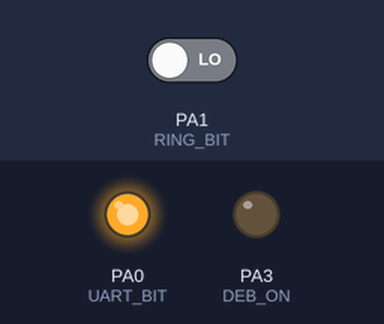
A program run on a simulated ATtiny84, built with avr-gcc and emulated at 8 MHz. Shown: output pins drawn as LEDs (lit = HIGH). Inputs (shaded band) come from the test bench; at power-on: PA1 (RING_BIT) LOW.

Above: at 1.2 s.
1.3 s: PA1 (RING_BIT) driven HIGH
At 2.5 s:
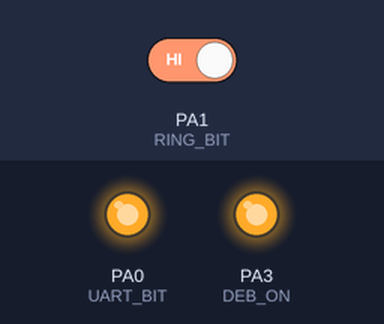
2.8 s: PA1 (RING_BIT) driven LOW
At 3.8 s:
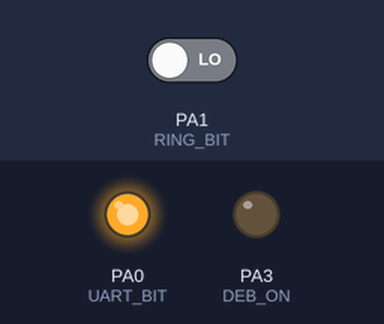
Timing chart, 0 to 5.8 s (numbered marks = the images above; inputs shaded):
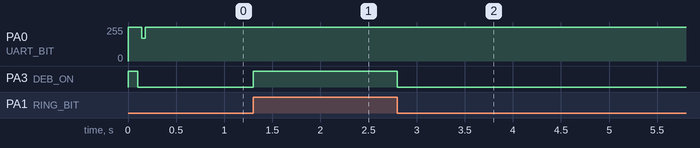

The program:

main.c
```c
#include <avr/interrupt.h>
#include <avr/io.h>
#include <avr/sleep.h>
#include <avr/pgmspace.h>
#include <avr/wdt.h>
#include <util/atomic.h>

#include <stdarg.h>
#include <stdio.h>
#include <string.h>

#ifndef F_CPU
#define F_CPU 8000000
#endif

#include <util/delay.h>
#include "timer.h"

#define byte uint8_t

#define delayMicroseconds _delay_us
#define delay _delay_ms

#if defined (__AVR_ATtiny85__)
#define _PORT     PORTB
#define _DDR      DDRB
#define _PIN      PINB
#define RING_BIT _BV(PB1)
#define DATA_BIT _BV(PB2)
#define DATA_SHIFT_TO_D7 5
#define DEB_BIT  _BV(PB0)
#define UART_BIT _BV(PB4)
#endif

#if defined(__AVR_ATtiny84__)
#define _PORT     PORTA
#define _DDR      DDRA
#define _PIN      PINA
#define RING_BIT _BV(PA1)
#define DATA_BIT _BV(PA2)
#define DATA_SHIFT_TO_D7 5
#define DEB_BIT  _BV(PB3)
#define UART_BIT _BV(PB0)
#endif

#define DEB_OFF (~DEB_BIT)
#define DEB_ON  (DEB_BIT)

static FILE uart_stdout;

void wdt_init(void) __attribute__((naked)) __attribute__((section(".init3")));

void wdt_init () {
     MCUSR = 0;
     wdt_disable();
}

void resetNearSecondsOverflow() {
      uint16_t s = get_seconds_counter();
      if (s >= 990) {
#ifdef DEBUG
	   printf_P(PSTR("Resetting before overflow\n"));
#endif
	   wdt_enable(WDTO_1S);
	   while (1);
      }
}

/* Bit bang uart out for debugging */
void send_uart(byte v) {
     byte i = 0x80;
     _PORT &= ~UART_BIT;
     _delay_us(104); /* 104 us for 9600 baud */
     while (i) {
	  if (v & 1)
	       _PORT |= UART_BIT;
	  else
	       _PORT &= ~UART_BIT;
	  _delay_us(104);
	  i>>=1;
	  v>>=1;
     }
     _PORT |= UART_BIT;
     _delay_us(104);
}

static int uart_putchar(char c, FILE *f) {
     if (c == '\n')
	  uart_putchar('\r', f);
     send_uart(c);
     return 0;
}

void start_uart() {
     fdev_setup_stream(&uart_stdout, uart_putchar, NULL, _FDEV_SETUP_WRITE);
     stdout = &uart_stdout;
}

void dump_hex(const char *msg, unsigned char *buf, int len) {
  int i;
  printf_P(PSTR("%s"), msg);
  for (i = 0; i<len; i++) {
    if ((i % 16) == 0) {
      printf_P(PSTR("\n%03x: "), i);
    }
    printf_P(PSTR(" %02x"), buf[i]);
  }
  printf_P(PSTR("\n"));
}

void setup ()
{
     setup_counter();

     _DDR = (_DDR & 0x00) | DEB_BIT | UART_BIT;
     _PORT &= DEB_OFF;
     _PORT |= UART_BIT;

     start_uart();
}

struct t_cnd_msg {
  byte tag;
  byte len;

  byte month;
  byte day;
  byte hour;
  byte minute;

  char number[16];

  byte cksum;
} cnd_msg;

int parse_cnd_msg(byte *buf, byte len, struct t_cnd_msg *msg) {
  byte *bp = buf;

  if (*bp != 0x4)
    goto Error;

  msg->tag = *bp;
  bp ++;

  msg->len = *bp;

  if (len < (msg->len + 3))
    goto Error;

  bp ++;

  msg->month = ((*bp-'0') * 10);
  bp ++;
  msg->month += (*bp-'0');
  bp ++;

  msg->day = ((*bp-'0') * 10);
  bp ++;
  msg->day += (*bp-'0');
  bp ++;

  msg->hour = ((*bp-'0') * 10);
  bp ++;
  msg->hour += (*bp-'0');
  bp ++;

  msg->minute = ((*bp-'0') * 10);
  bp ++;
  msg->minute += (*bp-'0');
  bp ++;

  memset(msg->number, 0, 16);
  memcpy(msg->number, bp, msg->len-8);
  bp += (msg->len-8);

  msg->cksum = *bp;

  return 1;

Error:
  return 0;
}

struct t_cnd_msg msg;
byte buf[32];

/* This function is called around the time the signal is in the (Mark)
 * stretch of '1's */
void getClip () {
  byte *bp = buf;
  byte len = 0;
  int stc;

  memset(buf, 0, 32);
  /* Wait for the start of data */
  while (_PIN & DATA_BIT);

  do {
    byte v = 0, aux = 0;

    /* Start bit */
    _PORT &= DEB_OFF;
    delayMicroseconds(750);

    for (byte i=8; i>0; i--) {
      _PORT &= DEB_OFF;
      delayMicroseconds(415);

      _PORT |= DEB_ON;

      /* Sample once, happenstance */
      aux = (_PIN & DATA_BIT);
      delayMicroseconds(210);

      /* Sample twice, coincidence */
      aux |= (_PIN & DATA_BIT);
      delayMicroseconds(201);

      /* Sample thrice, enemy action */
      /* aux |= (_PIN & DATA_BIT); */
      v = (v >> 1) | (aux << DATA_SHIFT_TO_D7);
    }

    *bp = v;
    bp ++;
    len ++;

    /* Stop bit */
    _PORT &= DEB_OFF;
    delayMicroseconds(414);
    delayMicroseconds(415);

    stc = 0;
    /* No more bits coming if FSK demod output stays high long enough */
    while ((_PIN & DATA_BIT) && (stc < 1200)) stc++;
    if (stc > 1200) {
	 printf_P(PSTR("stc = %d\r\n"), stc);
    }
  }
  while ((stc < 1200) && (len < 32));
  *bp = 0;

  /* Jump over some additional bits I found few milliseconds later,
   * have to check whats in them */
  delay(200);
  while (!(_PIN & DATA_BIT));

#ifdef DEBUG
  printf("Len = %d\r\n", len);
  dump_hex("Stuff", buf, len);
#endif

  if (parse_cnd_msg(buf, len, &msg)) {
    /* Frame (wrap it in ++ and --) and send the message over to the
     * other guy (ESP8266) */
    printf_P(PSTR("++0,%d,%d,%d,%d,%s--"), msg.month, msg.day, msg.hour, msg.minute, msg.number);

#ifdef DEBUG
    printf_P(PSTR("\nTimestamp = %02d - %02d : %02d:%02d hours\r\n"), msg.month, msg.day, msg.hour, msg.minute);
    printf_P(PSTR("Calling line number = %s\r\n"), msg.number);
    printf_P(PSTR("Tag = %02x, Checksum = %02x, Len = %02x\r\n"), msg.tag, msg.cksum, msg.len);
#endif
  }
  else {
#ifdef DEBUG
    printf_P(PSTR("Parse failed (Len = %d)\r\n"), len);
#endif
    printf_P(PSTR("++1,Parse failed--"));
  }
}

long last_call_first_ring = 0;
long last_call_last_ring = 0;

void waitForFirstRing() {
  byte isFirst = 0;

  printf_P(PSTR("\nWait.. isFirst = %d\n"), isFirst);
  while (!isFirst) {
    uint8_t wakeup_timer = 0;
    _PORT &= DEB_OFF;
     /* Ring start */
    while (!(_PIN & RING_BIT)) {
	 wakeup_timer ++;
	 if (wakeup_timer == 0)
	      resetNearSecondsOverflow();
    };

    _PORT |= DEB_ON;

    /* At some point between 15-20 uS, the _PIN check jumps over and messes with the 'states'
     * Using _delay_us, for porting to non-arduino AVR code. */
    _delay_ms(50); /* Crude debounce */

    while (_PIN & RING_BIT); /* Ring end */
    _PORT &= DEB_OFF;

    _delay_ms(200); /* Delay into the 'mark' 1-bits */

    _PORT |= DEB_ON;
    if (_PIN & RING_BIT) {
      while (_PIN & RING_BIT);
      isFirst = 0;
      _PORT &= DEB_OFF;
      _delay_ms(1);
    }
    else {
      uint16_t s = get_seconds_counter();
      if (((s - last_call_first_ring) > 3) &&
	  ((s - last_call_last_ring) > 3)) {
        _delay_us(20);
        last_call_first_ring = last_call_last_ring = s;
        _PORT &= DEB_OFF;
        isFirst = 1;
#ifdef DEBUG
	printf_P(PSTR("RING (First)\n"));
#endif
      }
      else {
        _delay_us(20);
        _PORT &= DEB_OFF;
#ifdef DEBUG
	printf_P(PSTR("RING\n"));
#endif
      }
      last_call_last_ring = s;
    }
  }
}

void loop ()
{
  waitForFirstRing();
  getClip();
  resetNearSecondsOverflow();
}

int main () {
     setup ();
     /* Rudimentary start up indicator : short flash of the LED */
     _PORT |= DEB_ON;
     _delay_ms(100);
     _PORT &= DEB_OFF;
     while (1) loop();
}
```

timer.c
```c
#include <avr/interrupt.h>
#include <util/atomic.h>
#include <avr/io.h>

volatile uint8_t __ctr = 0;
volatile uint16_t __ms = 0;
volatile uint16_t __s = 0;

#if defined(__AVR_ATtiny85__)
ISR (TIMER0_COMPA_vect) {
#elif defined(__AVR_ATtiny84__)
ISR (TIM0_COMPA_vect) {
#else
ISR (TIMER0_COMPA_vect) {
#endif
     __ms ++;
     if (__ms == 1000) {
	  __ms = 0;
	  __s ++;
	  if (__s == 1000)
	       __s = 0;
     }

     TCNT0 = 0;

#if defined(__AVR_ATtiny85__)
     TIFR |= 0x02;
#elif defined(__AVR_ATtiny84__)
     TIFR0 |= 0x02;
#else
     TIFR0 |= 0x02;
#endif
}

uint16_t get_seconds_counter() {
     uint16_t _s;
     ATOMIC_BLOCK(ATOMIC_FORCEON)
     {
	  _s = __s;
     }
     return _s;
}

uint16_t get_ms_counter() {
     uint16_t _ms;
     ATOMIC_BLOCK(ATOMIC_FORCEON)
     {
	  _ms = __ms;
     }
     return _ms;
}

long millis() {
     long mil;
     uint16_t _ms, _s;
     ATOMIC_BLOCK(ATOMIC_FORCEON)
     {
	  _ms = __ms;
	  _s = __s;
     }
     mil = ((long)_s) * 1000 + ((long) _ms);
     return mil;
}

void setup_counter () {
     cli();

     TCCR0A = 0x00; /* No outputs on compare match (COM0nx), no modes of
		     * outputs (WGMx) */
#if defined(__AVR_ATtiny85__)
     TCCR0B = 0x02; /* FOCXn = 0, WGM2 = 0, Prescaler 2 = io_clk/8, 5
		     * = io_clk / 1024 */
     OCR0A = 100;  /* Compare value */
     TCNT0 = 0x00; /* Counter */
     TIMSK = 0x10; /* OCIE0A = 1, TOIE0 =0  */
     TIFR = 0x10; /* OCF0A = 1, TOV0 = 0 */
#elif defined(__AVR_ATtiny84__)
     TCCR0B = 0x03; /* FOCXn = 0, WGM2 = 0, Prescaler 2 = io_clk/64, 5
		     * = io_clk / 1024 */
     OCR0A = 125;  /* Compare value : 125 * (1/(8Mhz/64)) = 1ms */
     TCNT0 = 0x00; /* Counter */
     TIMSK0 = 0x02; /* OCIE0A = 1, TOIE0 =0  */
     TIFR0 = 0x02;  /* OCF0A = 1, TOV0 = 0 */
#elif defined(__AVR_ATmega328__) || defined(__AVR_ATmega328P__)
     TCCR0B = 0x02; /* FOCXn = 0, WGM2 = 0, Prescaler 2 = io_clk/8, 5
		     * = io_clk / 1024 */
     OCR0A = 100;  /* Compare value */
     TCNT0 = 0x00; /* Counter */
     TIMSK0 = 0x02; /* OCIE0A = 1, TOIE0 =0  */
     TIFR0 = 0x02; /* OCF0A = 1, TOV0 = 0 */
#endif

     sei();
}
```

timer.h
```c
#ifndef _TIMER_H
#define _TIMER_H

#ifdef __cplusplus
extern "C" {
#endif

     void setup_counter();
     long millis();
     uint16_t get_ms_counter();
     uint16_t get_seconds_counter();

#ifdef __cplusplus
}
#endif

#endif
```

Measured:
- after the input at 1.3 s, PA3 (DEB_ON): LOW → HIGH at once
- after the input at 2.8 s, PA3 (DEB_ON): HIGH → LOW at once
